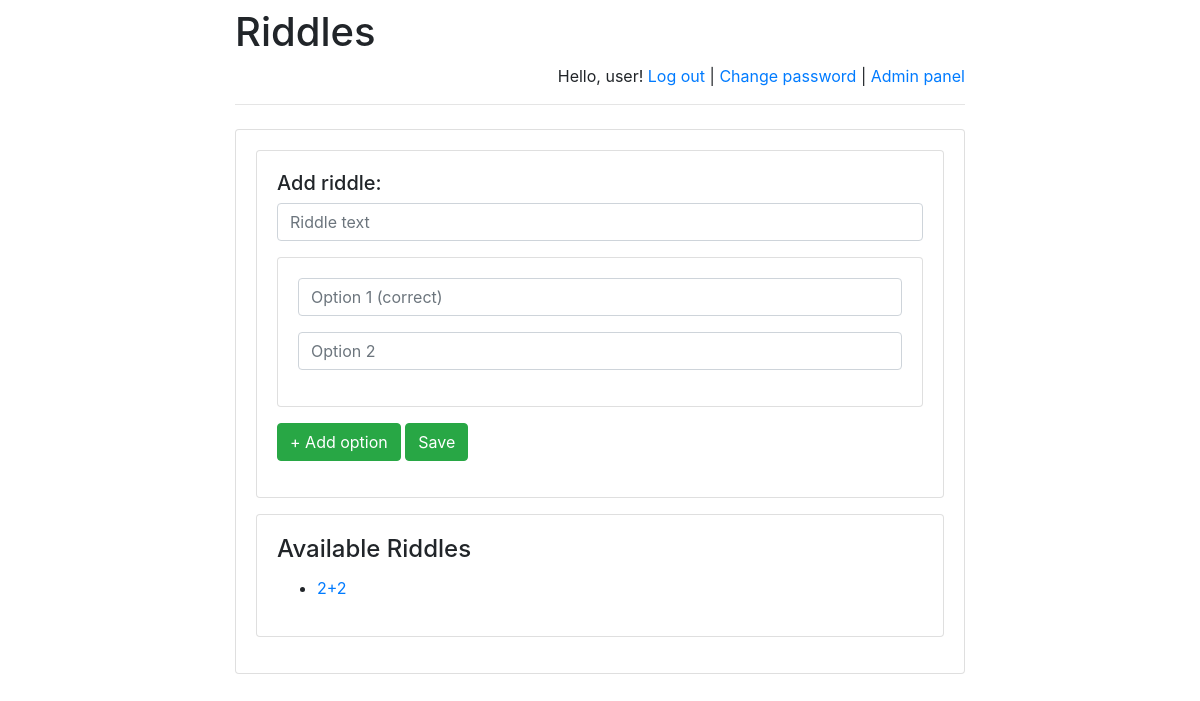
Page /riddles/admin/ (signed in) on the earlier database version.
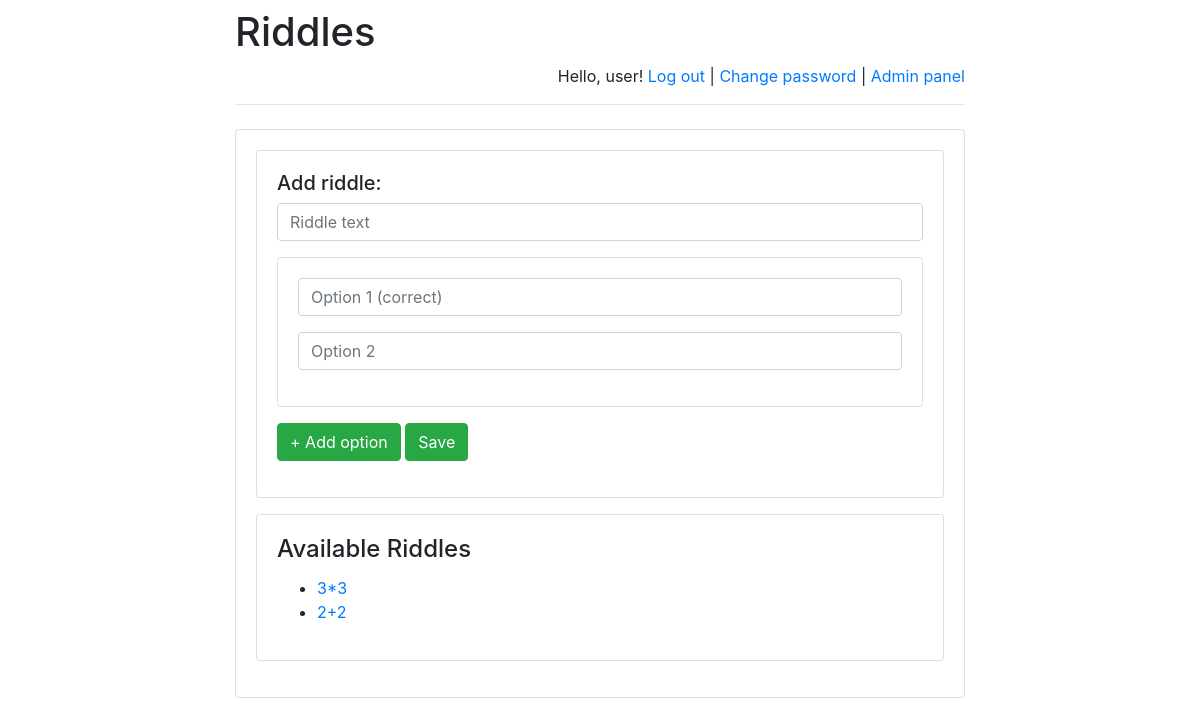
Same page on the later database version.
### riddles/models.py (models this page shows)
class Riddle(models.Model):
    riddle_text = models.CharField(max_length=255)
    pub_date = models.DateTimeField('date published')

### riddles/views.py (the view)
# urls.py: path('admin/', admin.site.urls),
def admin(request):
    message = None
    if "message" in request.GET:
        message = request.GET["message"]
    return render(
        request,
        "admin.html",
        {
            "latest_riddles":
                Riddle.objects.order_by('-pub_date')[:5],
            "message": message,
        }
    )

### templates/admin.html (shortened to what this page needs)
{% extends 'base.html' %}
{% block main %}
    {% if user.is_staff %}
        <div class="card mb-3">
        <div class="card-body">
        <form action="../post_riddle/" method="post">
            <h5>Add riddle:</h5>
            <div class="mb-3">
                <input class="form-control"
                       placeholder="Riddle text"
                       name="text"
                       required/>
            </div>
            <div class="card mb-3">
            <div class="card-body" id="options_new">
                <div class="mb-3">
                    <input class="form-control"
                           placeholder="Option 1 (correct)"
                           name="option1"
                           required/>
                </div>
                <div class="mb-3">
                    <input class="form-control"
                           placeholder="Option 2"
                           name="option2"
                           required/>
                </div>
            </div>
            </div>
            <div class="mb-3">
                <button class="btn btn-success"
                        onclick="addOption('options_new', 0)"
                        type="button">
                    + Add option
                </button>
                <button class="btn btn-success">
                    Save
                </button>
            </div>
        </form>
        </div>
        </div>
        <div class="card mb-3">
        <div class="card-body">
        <h4 class="card-title">Available Riddles</h4>
        {% if latest_riddles %}
            <ul>
                {% for riddle in latest_riddles %}
                    <li>
                        <a href="/riddles/{{ riddle.id }}/">
                            {{ riddle.riddle_text }}
                        </a>
                    </li>
                {% endfor %}
            </ul>
        {% else %}
            <p>No riddles are available right now.</p>
        {% endif %}
        </div>
        </div>
    {% else %}
        <h4>Access denied.</h4>
    {% endif %}
{% endblock %}

Differences in the rows shown:
added Riddle: riddle_text "3*3"
